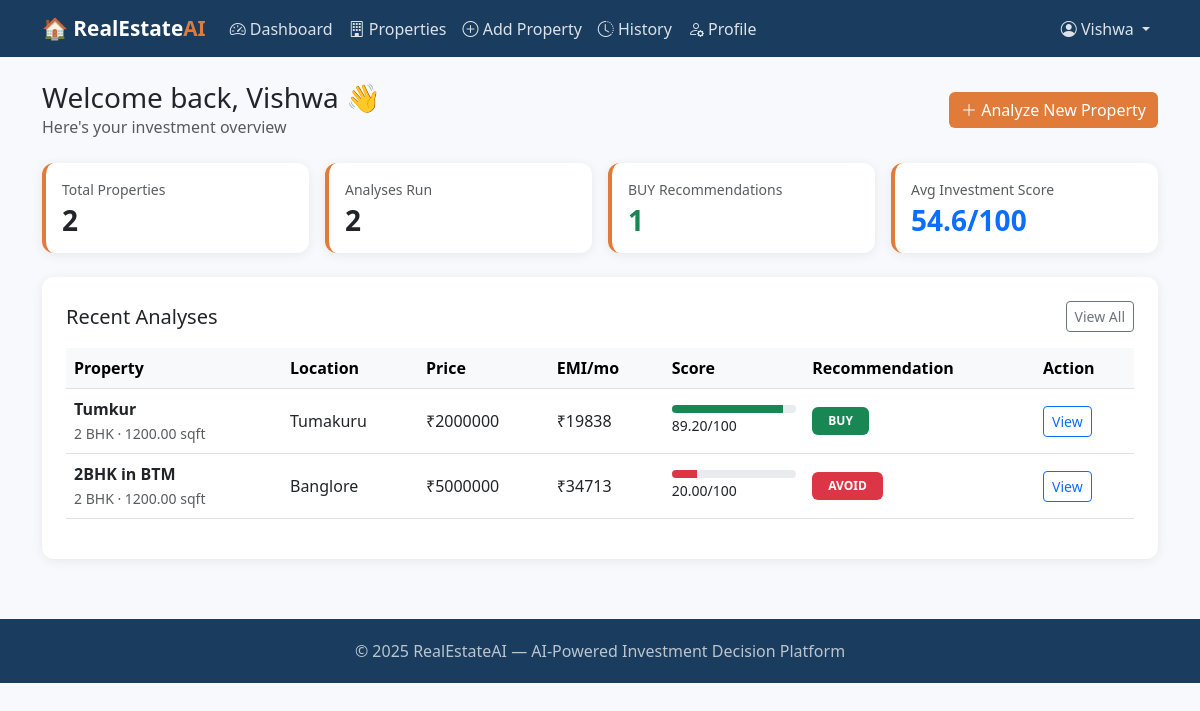
The app's page /dashboard/ (signed in) with its own data.
### realestate/models.py (models this page shows, shortened)
class InvestmentAnalysis(models.Model):
    RECOMMENDATION_CHOICES = [
        ('BUY', 'Buy'),
        ('HOLD', 'Hold'),
        ('AVOID', 'Avoid'),
    ]
    user = models.ForeignKey(User, on_delete=models.CASCADE, related_name='analyses')
    property = models.ForeignKey(Property, on_delete=models.CASCADE, related_name='analyses')
    predicted_price = models.DecimalField(max_digits=15, decimal_places=2, null=True, blank=True)
    predicted_rental = models.DecimalField(max_digits=10, decimal_places=2, null=True, blank=True)
    down_payment = models.DecimalField(max_digits=15, decimal_places=2)
    loan_amount = models.DecimalField(max_digits=15, decimal_places=2)
    loan_tenure_years = models.IntegerField(default=20)
    interest_rate = models.DecimalField(max_digits=5, decimal_places=2, default=8.5)
    emi = models.DecimalField(max_digits=12, decimal_places=2, null=True, blank=True)
    total_interest = models.DecimalField(max_digits=15, decimal_places=2, null=True, blank=True)
    affordability_score = models.DecimalField(max_digits=5, decimal_places=2, null=True, blank=True)
    roi_percentage = models.DecimalField(max_digits=7, decimal_places=2, null=True, blank=True)
    investment_score = models.DecimalField(max_digits=5, decimal_places=2, null=True, blank=True)
    recommendation = models.CharField(max_length=10, choices=RECOMMENDATION_CHOICES, null=True, blank=True)
    projected_value_5yr = models.DecimalField(max_digits=15, decimal_places=2, null=True, blank=True)
    created_at = models.DateTimeField(auto_now_add=True)
    class Meta:
        ordering = ['-created_at']

class Property(models.Model):
    PROPERTY_TYPE_CHOICES = [
        ('apartment', 'Apartment'),
        ('villa', 'Villa'),
        ('plot', 'Plot'),
        ('commercial', 'Commercial'),
    ]
    user = models.ForeignKey(User, on_delete=models.CASCADE, related_name='properties')
    title = models.CharField(max_length=200)
    location = models.CharField(max_length=100)
    price = models.DecimalField(max_digits=15, decimal_places=2)
    area_sqft = models.DecimalField(max_digits=10, decimal_places=2)
    bhk = models.IntegerField(choices=[(1,'1 BHK'),(2,'2 BHK'),(3,'3 BHK'),(4,'4 BHK'),(5,'5+ BHK')])
    property_type = models.CharField(max_length=20, choices=PROPERTY_TYPE_CHOICES, default='apartment')
    age_years = models.IntegerField(default=0, help_text="Age of property in years")
    floor_number = models.IntegerField(default=1)
    total_floors = models.IntegerField(default=5)
    created_at = models.DateTimeField(auto_now_add=True)

### realestate/views.py (the view)
# urls.py: path('dashboard/', views.dashboard, name='dashboard'),
@login_required
def dashboard(request):
    all_analyses = InvestmentAnalysis.objects.filter(user=request.user).select_related('property')
    analyses = all_analyses[:10]
    properties = Property.objects.filter(user=request.user)
    has_profile = hasattr(request.user, 'financial_profile')
    buy_count = all_analyses.filter(recommendation='BUY').count()
    avg_score = 0
    if all_analyses.exists():
        scores = [float(a.investment_score or 0) for a in all_analyses]
        avg_score = sum(scores) / len(scores)
    context = {
        'analyses': analyses,
        'properties': properties,
        'has_profile': has_profile,
        'buy_count': buy_count,
        'avg_score': round(avg_score, 1),
        'total_properties': properties.count(),
    }
    return render(request, 'realestate/dashboard.html', context)

### realestate/templates/realestate/dashboard.html (shortened to what this page needs)
{% extends 'realestate/base.html' %}
{% block content %}
<div class="d-flex justify-content-between align-items-center mb-4">
  <div>
    <h3 class="mb-0">Welcome back, {{ user.first_name|default:user.username }} 👋</h3>
    <p class="text-muted mb-0">Here's your investment overview</p>
  </div>
  <a href="{% url 'add_property' %}" class="btn btn-accent"><i class="bi bi-plus-lg"></i> Analyze New Property</a>
</div>
<div class="row g-3 mb-4">
  <div class="col-md-3">
    <div class="card p-3 stat-card">
      <p class="text-muted small mb-1">Total Properties</p>
      <h3 class="mb-0 fw-bold">{{ total_properties }}</h3>
    </div>
  </div>
  <div class="col-md-3">
    <div class="card p-3 stat-card">
      <p class="text-muted small mb-1">Analyses Run</p>
      <h3 class="mb-0 fw-bold">{{ analyses|length }}</h3>
    </div>
  </div>
  <div class="col-md-3">
    <div class="card p-3 stat-card">
      <p class="text-muted small mb-1">BUY Recommendations</p>
      <h3 class="mb-0 fw-bold text-success">{{ buy_count }}</h3>
    </div>
  </div>
  <div class="col-md-3">
    <div class="card p-3 stat-card">
      <p class="text-muted small mb-1">Avg Investment Score</p>
      <h3 class="mb-0 fw-bold text-primary">{{ avg_score }}/100</h3>
    </div>
  </div>
</div>
<div class="card p-4">
  <div class="d-flex justify-content-between align-items-center mb-3">
    <h5 class="mb-0">Recent Analyses</h5>
    <a href="{% url 'analysis_history' %}" class="btn btn-sm btn-outline-secondary">View All</a>
  </div>
  {% if analyses %}
  <div class="table-responsive">
    <table class="table table-hover align-middle">
      <thead class="table-light">
        <tr>
          <th>Property</th>
          <th>Location</th>
          <th>Price</th>
          <th>EMI/mo</th>
          <th>Score</th>
          <th>Recommendation</th>
          <th>Action</th>
        </tr>
      </thead>
      <tbody>
        {% for a in analyses %}
        <tr>
          <td><strong>{{ a.property.title }}</strong><br><small class="text-muted">{{ a.property.bhk }} BHK · {{ a.property.area_sqft }} sqft</small></td>
          <td>{{ a.property.location }}</td>
          <td>₹{{ a.property.price|floatformat:0 }}</td>
          <td>₹{{ a.emi|floatformat:0 }}</td>
          <td>
            <div class="progress" style="height:8px;min-width:80px">
              <div class="progress-bar bg-{% if a.investment_score >= 70 %}success{% elif a.investment_score >= 45 %}warning{% else %}danger{% endif %}"
                   style="width:{{ a.investment_score }}%"></div>
            </div>
            <small>{{ a.investment_score }}/100</small>
          </td>
          <td>
            <span class="badge badge-{% if a.recommendation == 'BUY' %}buy{% elif a.recommendation == 'HOLD' %}hold{% else %}avoid{% endif %} px-3 py-2">
              {{ a.recommendation }}
            </span>
          </td>
          <td><a href="{% url 'analysis_result' a.pk %}" class="btn btn-sm btn-outline-primary">View</a></td>
        </tr>
        {% endfor %}
      </tbody>
    </table>
  </div>
  {% else %}
  <div class="text-center py-5 text-muted">
    <div style="font-size:3rem">📊</div>
    <p class="mt-2">No analyses yet. <a href="{% url 'add_property' %}">Add your first property</a> to get started.</p>
  </div>
  {% endif %}
</div>
{% endblock %}

### realestate/templates/realestate/base.html (shortened to what this page needs)
<!DOCTYPE html>
<html lang="en">
<head>
  <link href="https://cdn.jsdelivr.net/npm/bootstrap@5.3.0/dist/css/bootstrap.min.css" rel="stylesheet">
  <link href="https://cdn.jsdelivr.net/npm/bootstrap-icons@1.10.0/font/bootstrap-icons.css" rel="stylesheet">
</head>
<body>
<nav class="navbar navbar-expand-lg navbar-dark">
  <div class="container">
    <a class="navbar-brand" href="{% url 'home' %}">🏠 RealEstate<span>AI</span></a>
    <div class="collapse navbar-collapse" id="navMenu">
      {% if user.is_authenticated %}
      <ul class="navbar-nav me-auto">
        <li class="nav-item"><a class="nav-link" href="{% url 'dashboard' %}"><i class="bi bi-speedometer2"></i> Dashboard</a></li>
        <li class="nav-item"><a class="nav-link" href="{% url 'property_list' %}"><i class="bi bi-building"></i> Properties</a></li>
        <li class="nav-item"><a class="nav-link" href="{% url 'add_property' %}"><i class="bi bi-plus-circle"></i> Add Property</a></li>
        <li class="nav-item"><a class="nav-link" href="{% url 'analysis_history' %}"><i class="bi bi-clock-history"></i> History</a></li>
        <li class="nav-item"><a class="nav-link" href="{% url 'financial_profile' %}"><i class="bi bi-person-gear"></i> Profile</a></li>
      </ul>
      <ul class="navbar-nav">
        <li class="nav-item dropdown">
          <a class="nav-link dropdown-toggle" href="#" data-bs-toggle="dropdown">
            <i class="bi bi-person-circle"></i> {{ user.first_name|default:user.username }}
          </a>
        </li>
      </ul>
      {% else %}
      <ul class="navbar-nav ms-auto">
        <li class="nav-item"><a class="nav-link" href="{% url 'login' %}">Login</a></li>
        <li class="nav-item"><a class="nav-link" href="{% url 'register' %}">Register</a></li>
      </ul>
      {% endif %}
    </div>
  </div>
</nav>
<div class="container my-4">
  {% block content %}{% endblock %}
</div>
<footer class="text-center">
  <p class="mb-0">© 2025 RealEstateAI — AI-Powered Investment Decision Platform</p>
</footer>
</body>
</html>

### realestate/templates/realestate/base.html (style rules this page uses)
:root { --primary: #1a3c5e; --accent: #e07b39; --light-bg: #f8f9fc; }
body { background: var(--light-bg); font-family: 'Segoe UI', sans-serif; }
.navbar { background: var(--primary) !important; }
.navbar-brand { font-weight: 700; font-size: 1.3rem; color: #fff !important; }
.navbar-brand span { color: var(--accent); }
.nav-link { color: rgba(255,255,255,0.85) !important; }
.btn-accent { background: var(--accent); color: #fff; border: none; }
.card { border: none; border-radius: 12px; box-shadow: 0 2px 12px rgba(0,0,0,0.07); }
.badge-buy { background: #198754; }
.badge-avoid { background: #dc3545; }
.stat-card { border-left: 4px solid var(--accent); }
footer { background: var(--primary); color: rgba(255,255,255,0.7); padding: 20px 0; margin-top: 60px; }

### records on screen
InvestmentAnalysis: property "Tumkur", property.bhk "2", property.area_sqft "1200.00", property.location "Tumakuru", property.price "2000000", emi "19838", investment_score "89.20", recommendation "BUY"
InvestmentAnalysis: property "2BHK in BTM", property.bhk "2", property.area_sqft "1200.00", property.location "Banglore", property.price "5000000", emi "34713", investment_score "20.00", recommendation "AVOID"

### other values on screen
{{ user.first_name|default:user.username }} "Vishwa"
{{ total_properties }} "2"
{{ analyses|length }} "2"
{{ buy_count }} "1"
{{ avg_score }} "54.6"
